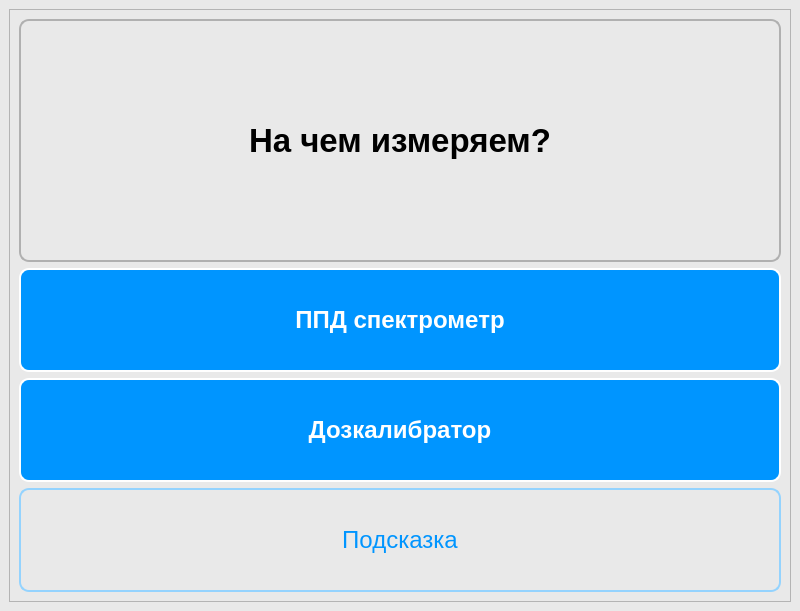
<?xml version="1.0" encoding="UTF-8"?>
<ui version="4.0">
 <class>MainWindow</class>
 <widget class="QMainWindow" name="MainWindow">
  <property name="geometry">
   <rect>
    <x>0</x>
    <y>0</y>
    <width>800</width>
    <height>611</height>
   </rect>
  </property>
  <property name="windowTitle">
   <string>MainWindow</string>
  </property>
  <property name="styleSheet">
   <string notr="true">background-color: #E9E9E9</string>
  </property>
  <widget class="QWidget" name="centralwidget">
   <layout class="QVBoxLayout" name="verticalLayout_3">
    <item>
     <widget class="QFrame" name="frame">
      <property name="frameShape">
       <enum>QFrame::Shape::StyledPanel</enum>
      </property>
      <property name="frameShadow">
       <enum>QFrame::Shadow::Raised</enum>
      </property>
      <layout class="QVBoxLayout" name="verticalLayout_2">
       <item>
        <layout class="QVBoxLayout" name="verticalLayout">
         <item>
          <widget class="QLabel" name="label_menu">
           <property name="styleSheet">
            <string notr="true">font: 25pt;
font-weight: bold;
border: true;
border-radius: 10px;
font-color: #151716;
border: 2px solid #B0B0B0;
width: 700px;
height: 300px;</string>
           </property>
           <property name="text">
            <string>На чем измеряем?</string>
           </property>
           <property name="alignment">
            <set>Qt::AlignmentFlag::AlignCenter</set>
           </property>
          </widget>
         </item>
         <item>
          <widget class="QPushButton" name="pushButton_ppd">
           <property name="styleSheet">
            <string notr="true">QPushButton{ 
background-color: #0095FF;
font: 18pt;
font-weight: bold;
color: #FFFFFF;
border-radius: 10px;
font-color: #151716;
border: 2px solid #FFFFFF;
width: 400px;
height: 100px
}

QPushButton:hover { 
background-color: rgba(0,149,255, 100);
}
QPushButton:pressed { 
background-color:  rgba(0,149,255, 70);
}
</string>
           </property>
           <property name="text">
            <string>ППД спектрометр</string>
           </property>
          </widget>
         </item>
         <item>
          <widget class="QPushButton" name="pushButton_menu_dozcal">
           <property name="styleSheet">
            <string notr="true">QPushButton{ 
background-color: #0095FF;
font: 18pt;
font-weight: bold;
color: #FFFFFF;
border-radius: 10px;
font-color: #151716;
border: 2px solid #FFFFFF;
width: 400px;
height: 100px
}

QPushButton:hover { 
background-color: rgba(0,149,255, 99);
}
QPushButton:pressed { 
background-color:  rgba(0,149,255, 70);
}
</string>
           </property>
           <property name="text">
            <string>Дозкалибратор</string>
           </property>
          </widget>
         </item>
         <item>
          <widget class="QPushButton" name="pushButton_menu_guide">
           <property name="styleSheet">
            <string notr="true">QPushButton{ 
background-color: #E9E9E9;
font: 18pt;
color: #0095ff;
border-radius: 10px;
border: 2px solid #94D3FE;
width: 400px;
height: 100px;
}
QPushButton:hover { 
color: rgba(0,149,255, 99);
border: 2px solid rgba(148,211,254, 99);
}
QPushButton:pressed { 
color: rgba(0,149,255, 70);
border: 2px solid rgba(148,211,254, 70);
}
</string>
           </property>
           <property name="text">
            <string>Подсказка</string>
           </property>
          </widget>
         </item>
        </layout>
       </item>
      </layout>
     </widget>
    </item>
   </layout>
  </widget>
 </widget>
 <resources/>
 <connections/>
</ui>
